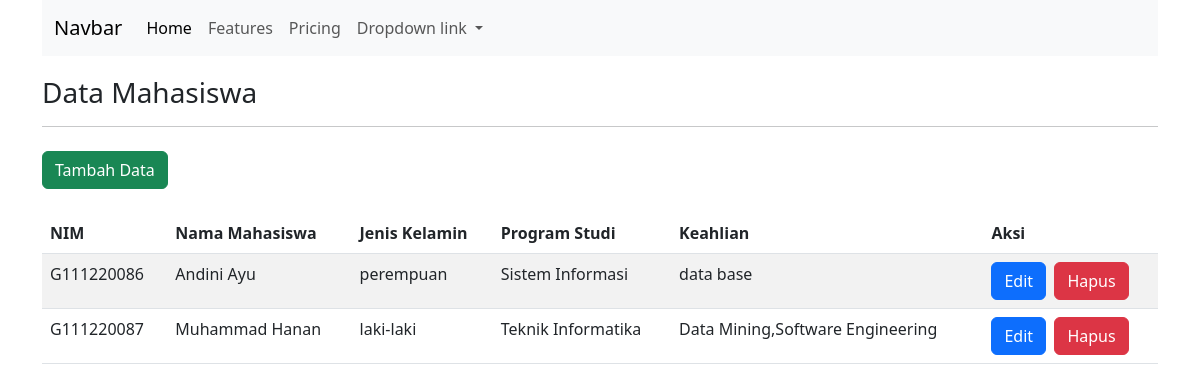
The page / on the database its author committed.
### tables this page shows
CREATE TABLE `mahasiswa` (
  `id` int(10) NOT NULL,
  `nim` varchar(50) NOT NULL,
  `nama_mahasiswa` varchar(50) NOT NULL,
  `jenis_kelamin` enum('laki-laki','perempuan') NOT NULL,
  `program_studi` varchar(50) NOT NULL,
  `keahlian` varchar(100) NOT NULL
);

### index.php (the view, shortened to what this page needs)
<?php
include("koneksi.php");
?>
<!doctype html>
<html lang="en">
  <head>
    <link href="https://cdn.jsdelivr.net/npm/bootstrap@5.3.0-alpha3/dist/css/bootstrap.min.css" rel="stylesheet">
  </head>
  <body>
   <div class="container">
    <div class="col-md-12">
      <?php include "menu.php"; ?>
   </div>
    <div class="col-md-12">
        <h3 style="margin:20px 0px 5px 0px">Data Mahasiswa</h3>
        <hr>
        <a href="tambah_form.php" class="btn btn-success mt-2">Tambah Data</a>
        <table class="table table-striped mt-4">
            <thead>
                <tr class="info">
                    <th>NIM</th>
                    <th>Nama Mahasiswa</th>
                    <th>Jenis Kelamin</th>
                    <th>Program Studi</th>
                    <th>Keahlian</th>
                    <th>Aksi</th>
                </tr>
            </thead>
            <?php
            $sql = "select * from mahasiswa";
            $query = mysqli_query($koneksi, $sql);
            while($mhs = mysqli_fetch_array($query)) {
                echo "<tr>";
                echo "<td>" .$mhs['nim']. "</td>";
                echo "<td>" .$mhs['nama_mahasiswa']. "</td>";
                echo "<td>" .$mhs['jenis_kelamin']. "</td>";
                echo "<td>" .$mhs['program_studi']. "</td>";
                echo "<td>" .$mhs['keahlian']. "</td>";
                echo "<td>";
                echo "<a href='edit_form.php?id=" .$mhs["id"]. "' class='btn btn-primary'>Edit</a> &nbsp";
                echo "<a href='hapus.php?id=" .$mhs["id"]. "' class='btn btn-danger'>Hapus</a>";
                echo "</td>";
                echo"</tr>";
            }
            ?>
        </table>
    </div>
   </div>
  </body>
</html>

### menu.php (shortened to what this page needs)
<!DOCTYPE html>
<html lang="en">
<head>
    <link real="stylesheet" href ="bootstrap-5.0.0-dist/css/bootstrap.min.css">
</head>
<body>
<nav class="bg-info navbar navbar-expand-lg bg-body-tertiary">
  <div class="container-fluid">
    <a class="navbar-brand" href="#">Navbar</a>
    <div class="collapse navbar-collapse" id="navbarNavDropdown">
      <ul class="navbar-nav">
        <li class="nav-item">
          <a class="nav-link active" aria-current="page" href="#">Home</a>
        </li>
        <li class="nav-item">
          <a class="nav-link" href="#">Features</a>
        </li>
        <li class="nav-item">
          <a class="nav-link" href="#">Pricing</a>
        </li>
        <li class="nav-item dropdown">
          <a class="nav-link dropdown-toggle" href="#" role="button" data-bs-toggle="dropdown" aria-expanded="false">
            Dropdown link
          </a>
        </li>
      </ul>
    </div>
  </div>
</nav>
</body>
</html>

### rows shown on the page
mahasiswa: nim "G111220086", nama_mahasiswa "Andini Ayu", jenis_kelamin "perempuan", program_studi "Sistem Informasi", keahlian "data base"
mahasiswa: nim "G111220087", nama_mahasiswa "Muhammad Hanan", jenis_kelamin "laki-laki", program_studi "Teknik Informatika", keahlian "Data Mining,Software Engineering"
